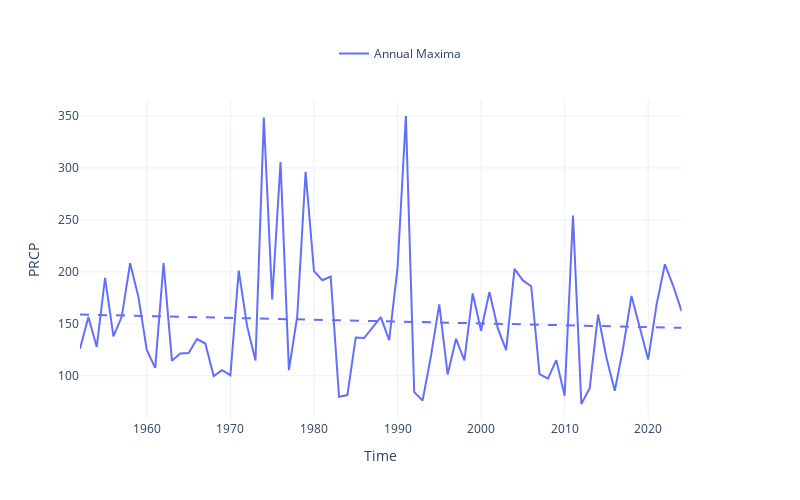

Here is the notebook cell this chart was saved with:
### Code cell
plot_timeseries_interactive(dict_plot, trendline = True);
